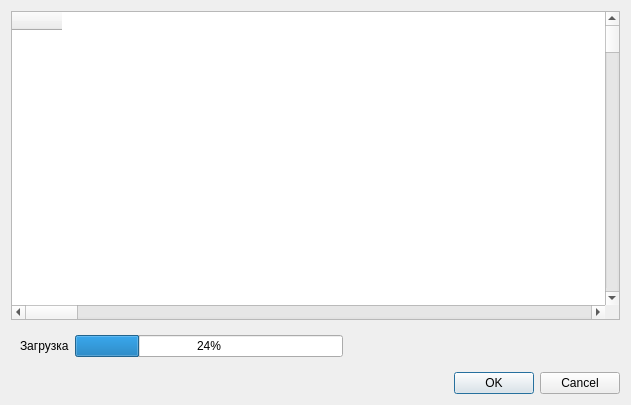
<?xml version="1.0" encoding="UTF-8"?>
<ui version="4.0">
 <class>Dialog_SelectDocument</class>
 <widget class="QDialog" name="Dialog_SelectDocument">
  <property name="geometry">
   <rect>
    <x>0</x>
    <y>0</y>
    <width>631</width>
    <height>405</height>
   </rect>
  </property>
  <property name="windowTitle">
   <string>Dialog</string>
  </property>
  <layout class="QVBoxLayout" name="verticalLayout_2">
   <item>
    <widget class="QFrame" name="frame">
     <property name="frameShape">
      <enum>QFrame::StyledPanel</enum>
     </property>
     <layout class="QGridLayout" name="gridLayout">
      <property name="leftMargin">
       <number>0</number>
      </property>
      <property name="topMargin">
       <number>0</number>
      </property>
      <property name="rightMargin">
       <number>0</number>
      </property>
      <property name="bottomMargin">
       <number>0</number>
      </property>
      <property name="spacing">
       <number>0</number>
      </property>
      <item row="0" column="1">
       <widget class="QTableView" name="tableView">
        <property name="frameShape">
         <enum>QFrame::NoFrame</enum>
        </property>
        <property name="verticalScrollBarPolicy">
         <enum>Qt::ScrollBarAlwaysOff</enum>
        </property>
        <property name="horizontalScrollBarPolicy">
         <enum>Qt::ScrollBarAlwaysOff</enum>
        </property>
        <property name="editTriggers">
         <set>QAbstractItemView::NoEditTriggers</set>
        </property>
        <property name="alternatingRowColors">
         <bool>true</bool>
        </property>
        <property name="selectionMode">
         <enum>QAbstractItemView::NoSelection</enum>
        </property>
        <property name="verticalScrollMode">
         <enum>QAbstractItemView::ScrollPerPixel</enum>
        </property>
        <property name="horizontalScrollMode">
         <enum>QAbstractItemView::ScrollPerPixel</enum>
        </property>
        <attribute name="horizontalHeaderStretchLastSection">
         <bool>true</bool>
        </attribute>
        <attribute name="verticalHeaderVisible">
         <bool>false</bool>
        </attribute>
       </widget>
      </item>
      <item row="1" column="0" colspan="2">
       <widget class="QScrollBar" name="horizontalScrollBar">
        <property name="orientation">
         <enum>Qt::Horizontal</enum>
        </property>
       </widget>
      </item>
      <item row="0" column="2">
       <widget class="QScrollBar" name="verticalScrollBar">
        <property name="orientation">
         <enum>Qt::Vertical</enum>
        </property>
       </widget>
      </item>
      <item row="0" column="0">
       <widget class="QTableWidget" name="tableWidget">
        <property name="minimumSize">
         <size>
          <width>50</width>
          <height>0</height>
         </size>
        </property>
        <property name="maximumSize">
         <size>
          <width>50</width>
          <height>16777215</height>
         </size>
        </property>
        <property name="frameShape">
         <enum>QFrame::NoFrame</enum>
        </property>
        <property name="verticalScrollBarPolicy">
         <enum>Qt::ScrollBarAlwaysOff</enum>
        </property>
        <property name="horizontalScrollBarPolicy">
         <enum>Qt::ScrollBarAlwaysOff</enum>
        </property>
        <property name="editTriggers">
         <set>QAbstractItemView::NoEditTriggers</set>
        </property>
        <property name="alternatingRowColors">
         <bool>true</bool>
        </property>
        <property name="selectionMode">
         <enum>QAbstractItemView::NoSelection</enum>
        </property>
        <property name="verticalScrollMode">
         <enum>QAbstractItemView::ScrollPerPixel</enum>
        </property>
        <property name="horizontalScrollMode">
         <enum>QAbstractItemView::ScrollPerPixel</enum>
        </property>
        <attribute name="horizontalHeaderStretchLastSection">
         <bool>true</bool>
        </attribute>
        <column>
         <property name="text">
          <string/>
         </property>
        </column>
       </widget>
      </item>
     </layout>
    </widget>
   </item>
   <item>
    <widget class="QWidget" name="wgt_Progress" native="true">
     <layout class="QHBoxLayout" name="horizontalLayout">
      <item>
       <widget class="QLabel" name="label">
        <property name="text">
         <string>Загрузка</string>
        </property>
       </widget>
      </item>
      <item>
       <widget class="QProgressBar" name="pBar">
        <property name="value">
         <number>24</number>
        </property>
       </widget>
      </item>
      <item>
       <spacer name="horizontalSpacer">
        <property name="orientation">
         <enum>Qt::Horizontal</enum>
        </property>
        <property name="sizeHint" stdset="0">
         <size>
          <width>266</width>
          <height>20</height>
         </size>
        </property>
       </spacer>
      </item>
     </layout>
    </widget>
   </item>
   <item>
    <widget class="QDialogButtonBox" name="buttonBox">
     <property name="standardButtons">
      <set>QDialogButtonBox::Cancel|QDialogButtonBox::Ok</set>
     </property>
    </widget>
   </item>
  </layout>
 </widget>
 <resources/>
 <connections>
  <connection>
   <sender>buttonBox</sender>
   <signal>accepted()</signal>
   <receiver>Dialog_SelectDocument</receiver>
   <slot>accept()</slot>
   <hints>
    <hint type="sourcelabel">
     <x>237</x>
     <y>211</y>
    </hint>
    <hint type="destinationlabel">
     <x>199</x>
     <y>149</y>
    </hint>
   </hints>
  </connection>
  <connection>
   <sender>buttonBox</sender>
   <signal>rejected()</signal>
   <receiver>Dialog_SelectDocument</receiver>
   <slot>reject()</slot>
   <hints>
    <hint type="sourcelabel">
     <x>237</x>
     <y>211</y>
    </hint>
    <hint type="destinationlabel">
     <x>199</x>
     <y>149</y>
    </hint>
   </hints>
  </connection>
 </connections>
</ui>
